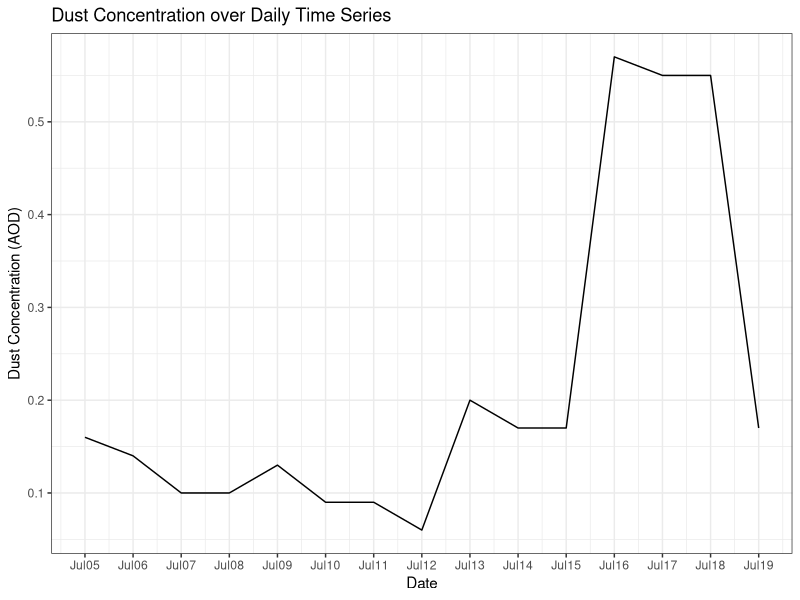

Here is the R script that generated this plot:
## ---- chunk 1
library(here)
library(tidyverse)
## ---- chunk 2
dust<- read_csv(here("data", "processed_data", "dust_conc","dust_master.csv")) 
## ---- chunk 3
dust<- dust %>%
  select(date,t1,t7,t13,t19,tsum,t7sum) %>%
  filter(between(date,as.Date('2022-07-05'), as.Date('2022-07-19')))
## ---- chunk 4
dust %>% ggplot()+ geom_line(
  aes(x = date,
      y = t7sum))+
  labs(title = "Dust Concentration over Daily Time Series",
       x = "Date",
       y = "Dust Concentration (AOD)")+
  theme_bw()+
  scale_x_date(date_breaks = "1 day", date_labels = "%b%d")
